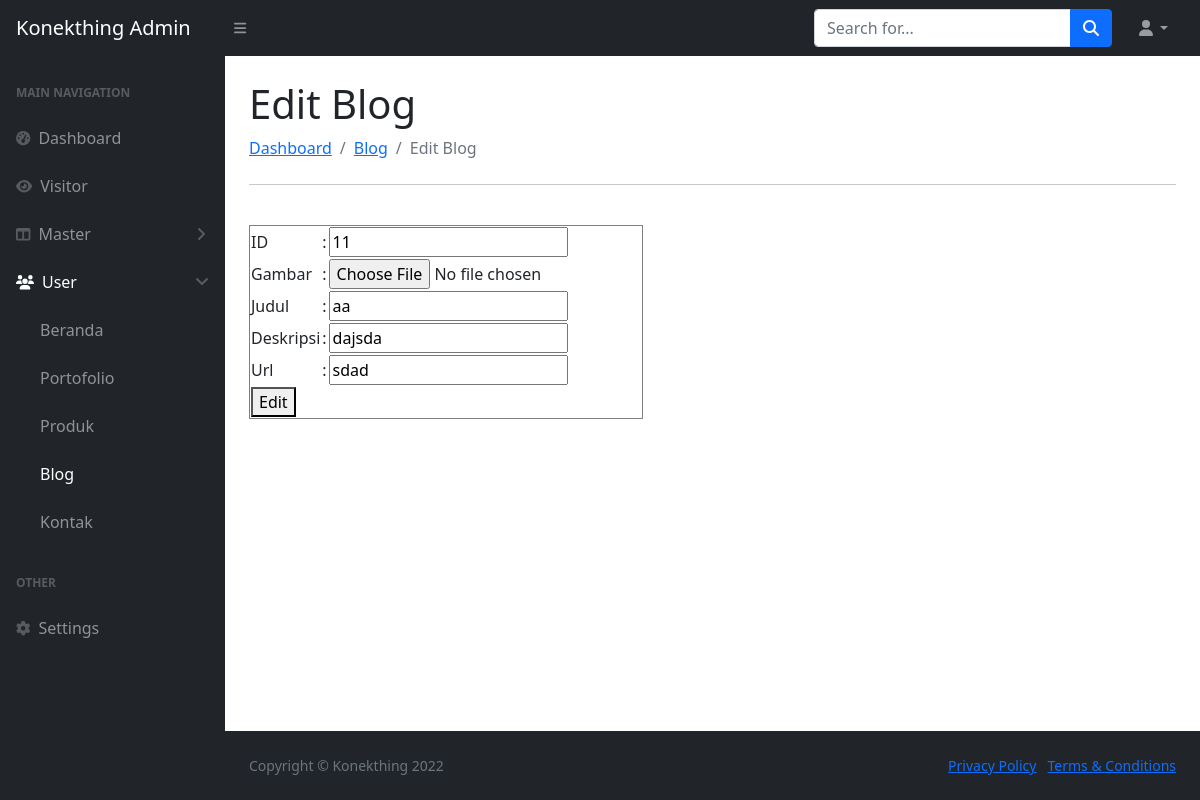
The page /blog/edit_blog/11 on the database its author committed.
### tables this page shows
CREATE TABLE `blog` (
  `id` int(50) NOT NULL,
  `gambar` varchar(200) NOT NULL,
  `judul` varchar(50) NOT NULL,
  `deskripsi` text NOT NULL,
  `url` text NOT NULL
);

### application/controllers/blog.php (called while the page is built, shortened)
<?php
class blog extends CI_Controller
{
    public function __construct()
    {
        $this->load->model('model_blog');
    }
    public function edit_blog($id)
    {
        $queryBlogDetail = $this->model_blog->getDataBlogDetail($id);
        $DATA = array('queryBlgDetail' => $queryBlogDetail);
        $title['title'] = 'Edit Blog - Konekthing Admin';
        $this->load->view('header', $title);
        $this->load->view('admin/user/blog/edit_blog', $DATA);
        $this->load->view('footer');
    }
}

### index.php (called while the page is built, shortened)
<?php
require_once BASEPATH.'core/CodeIgniter.php';

### application/models/model_blog.php (called while the page is built, shortened)
<?php
class model_blog extends CI_Model
{
    function getDataBlogDetail($id)
    {
        $this->db->where('id', $id);
        $query =  $this->db->get('blog');
        return $query->row();
    }
}

### application/views/admin/user/blog/edit_blog.php (the view)
<div id="layoutSidenav_content">
    <main>
        <div class="container-fluid px-4">
            <h1 class="mt-4">Edit Blog</h1>
            <ol class="breadcrumb mb-4">
                <li class="breadcrumb-item"><a href="<?= base_url('dashboard') ?>">Dashboard</a></li>
                <li class="breadcrumb-item"><a href="<?= base_url('blog') ?>">Blog</a></li>
                <li class="breadcrumb-item active">Edit Blog</li>
            </ol>
            <div>
                <hr>
                <form action="<?= base_url('blog/fungsi_edit') ?>" method="post">
                    <table border="1">
                        <br>
                        <tr>
                            <td>ID</td>
                            <td>:</td>
                            <td><input type="text" name="id" value="<?= $queryBlgDetail->id ?>" readonly></td>
                        </tr>
                        <tr>
                            <td>Gambar</td>
                            <td>:</td>
                            <td><input type="file" name="gambar" value="<?= $queryBlgDetail->gambar ?>"></td>
                        </tr>
                        <tr>
                            <td>Judul</td>
                            <td>:</td>
                            <td><input type="text" name="judul" value="<?= $queryBlgDetail->judul ?>"></td>
                        </tr>
                        <tr>
                            <td>Deskripsi</td>
                            <td>:</td>
                            <td><input type="text" name="deskripsi" value="<?= $queryBlgDetail->deskripsi ?>"></td>
                        </tr>
                        <tr>
                            <td>Url</td>
                            <td>:</td>
                            <td><input type="text" name="url" value="<?= $queryBlgDetail->url ?>"></td>
                        </tr>
                        <tr>
                            <td colspan="3"><button type="submit">Edit</button></td>
                        </tr>
                    </table>
                </form>
            </div>
        </div>
    </main>

### rows shown on the page
blog: id "11", judul "aa", deskripsi "dajsda", url "sdad"
